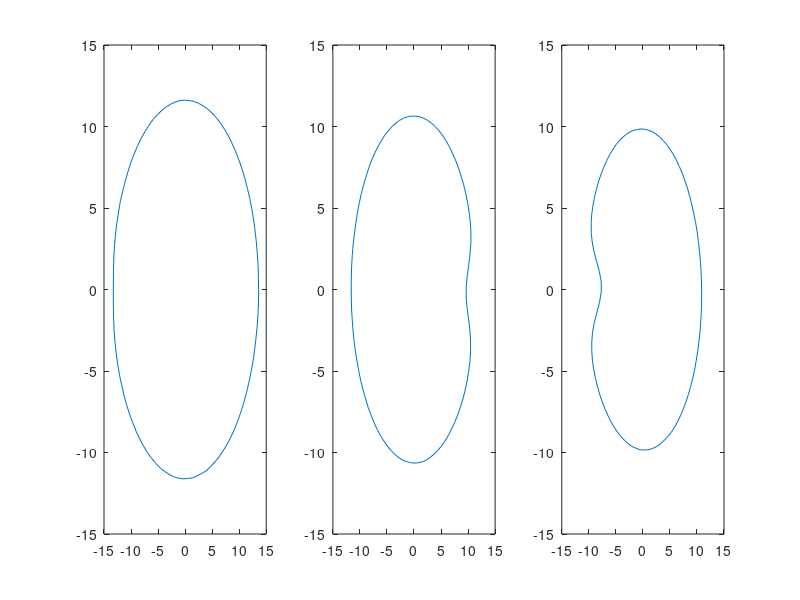

This chart was generated by the following MATLAB code: (Note: this script raises an error after producing the figure.)
% Generate realish looking stalk with synthetic data
%
% Features include 3 segments, upper segments taper, bowed segments,
% full interior, and rotated middle section.
%
% JH 8/8/2018
%
% =================== FROM DR COOK's "synthetic_stalk_sections.m" =====
% parameterized corn stalk cross-section
% Enumerating parameters:
%   - major diameter
%   - minor diameter
%   - notch depth
%   - notch width
%   - amplitude of x-asymmetry
%   - location of x-asymmetry
%   - amplitude of y-asymmetry
%   - location of y-asymmetry
%   - probably should add breadth of x and y asymmetry features.

clear
clc

theta = linspace(0,2*pi,100);
nloc = pi;
m = 1; % multiplier

% Data = [1;
%     24;
%     22.53;
%     23.3;
%     21;
%     0;
%     0;
%     41.08];

for i = 1:3
    
    %     % Basic Geometry
    %     min_diam = unifrnd(15,20);
    %     maj_diam = unifrnd(20,25);
    %    % Notch Geometry
    %     ndepth = unifrnd(0.1,0.25);
    %     nwidth = 1;
    
%     if i == 1     % Segments 1-3 (Bottom)
%         min_diam = 22.53;
%         maj_diam = 24;
%         ndepth = 0;
%         nwidth = 1;
%     elseif i == 2
%         min_diam = 24.84;
%         maj_diam = 26;
%         ndepth = .026;
%         nwidth = 1;
%     else
%         min_diam = 27.11;
%         maj_diam = 29.51;
%         ndepth = .025;
%         nwidth = 1;
%     end
%     

% DEFINE DESIRED GEOMETRY FOR EACH INTERNODE
        if i == 1
            min_diam = 22.6;
            maj_diam = 26.84;
            ndepth = 0.023;
            nwidth = 1;
        elseif i == 2
            min_diam = 21.3;
            maj_diam = 23.75;
            ndepth = .168;
            nwidth = 1;
        else
            min_diam = 19.64;
            maj_diam = 21.15;
            ndepth = .303;
            nwidth = 1;
        end
    
    
    
    min_diam = min_diam*m/2;
    maj_diam = maj_diam*m/2;
    ndepth = ndepth*m;
    
    
    % x-Asymmetry
    aAmp = unifrnd(-0.05,0.05);
    aSym = unifrnd(-pi,pi);
    
    % Random Noise
    noisex = unifrnd(-0.001,0.001,1,100);
    noisey = unifrnd(-0.001,0.001,1,100);
    
    notch = ndepth./cosh(4*(theta/nwidth-nloc)).^2;
    asymmetry = aAmp*sin(theta - aSym);
    
    x = maj_diam*(cos(theta) + noisex + notch + asymmetry);
    
    %if mod(i,2) == 0, x = x*-1; end
    
    % y-Asymmetry
    aAmp = unifrnd(-0.05,0.05);
    aSym = unifrnd(-pi,pi);
    asymmetry = aAmp*sin(theta - aSym);
    
    y = min_diam*(sin(theta) + noisey + asymmetry);
    rindx = unifrnd(0.92,0.94);
    rindy = unifrnd(0.92,0.94);
    
    X(i,:) = x;
    Y(i,:) = y;
end

%========================================================================
alpha = -(2*pi)*.5;         % must be a negative number for the shift function
% to work properly
% rotation matrix reassignment
new = ([X(2,:)' Y(2,:)']) *([cos(alpha) -sin(alpha); sin(alpha) cos(alpha)]);
Y(2,:) = new(:,2)';
X(2,:) = new(:,1)';


% Shift function
% Reassigns index values to compensate for the rotation
shift = round((-100*alpha)/(2*pi));

X2prime = zeros(1,(length(X) + shift));
X2prime((shift+1):end) = X(2,:);
X2prime(1:shift+1) = X2prime((length(X):end));
X2prime = X2prime(1:length(X));
X(2,:) = X2prime;

Y2prime = zeros(1,(length(Y) + shift));
Y2prime((shift+1):end) = Y(2,:);
Y2prime(1:shift+1) = Y2prime((length(Y):end));
Y2prime = Y2prime(1:length(Y));
Y(2,:) = Y2prime;

r = 15;
% Plot cross sections of stalks
hold on
set(gcf, 'Position', [300, 300, 1000, 350])

subplot(1,3,1)
plot(X(1,:),Y(1,:))
xlim([-r r])
ylim([-r r])

subplot(1,3,2)
plot(X(2,:),Y(2,:))
xlim([-r r])
ylim([-r r])

subplot(1,3,3)
plot(X(3,:),Y(3,:))
xlim([-r r])
ylim([-r r])

Xs(1,:) = X(1,:);
Ys(1,:) = Y(1,:);
Xs(1,100) = Xs(1,1);    % Solve the small gap problem
Ys(1,100) = Ys(1,1);

Xs(2,:) = X(2,:);
Ys(2,:) = Y(2,:);
Xs(2,100) = Xs(2,1);
Ys(2,100) = Ys(2,1);

Xs(3,:) = X(3,:);
Ys(3,:) = Y(3,:);
Xs(3,100) = Xs(3,1);
Ys(3,100) = Ys(3,1);

%use for loop to create multiple versions with different internode lengths
% for q=1:2

% Populate matrices (this method relies on the fact that the X and Y coords
% are centered at the origin)
L = 83*m; % internode length
a = L/40; % multiplier

Z = zeros(60,100);

for i = 1:80       % Generate Z vector
    Z(i,:) = i*a; %3*q instead of 4 if you are varying the lengths
end

% First segment
for i = 1:40
    X(i,:) = (.00000125*(i-20)^4 +.95)*Xs(1,:);
    Y(i,:) = (.00000125*(i-20)^4 +.95)*Ys(1,:);
end

% Second Segment

for i = 41:80
    X(i,:) = (.00000125*(i-60)^4 +.9)*Xs(2,:);
    Y(i,:) = (.00000125*(i-60)^4 +.9)*Ys(2,:);
end


% % Third Segment
% 
% for i = 81:120
%     X(i,:) = (.00000125*(i-100)^4 +.85)*Xs(3,:);
%     Y(i,:) = (.00000125*(i-100)^4 +.85)*Ys(3,:);
% end

% % This block is necessary because of the nature of the STL writer.
% % In the stitching process, it will make triangle connections from one
% % index to the other.  The first 60 indices are responsible for the
% % exterior where the generator works upwards.  The next 60 indices must
% % work from 'top to bottom'
% flipper = flip(Z);
% Z(61:120,:) = flipper;
% 
% X(61:120,:) = zeros;
% flipper = flip(X(1:60,:));
% X(61:120,:) = .8*flipper;
% 
% Y(61:120,:) = zeros;
% flipper = flip(Y(1:60,:));
% Y(61:120,:) = .8*flipper;
% 
% Z(121,:) = 4;
% X(121,:) = X(1,:);
% Y(121,:) = Y(1,:);

% also note the necessity of duplicate points to finish the stitching

surf2stl_V1('stalk.stl',X,Y,Z)

%     %writes the STL
%     if q==1
%         surf2stl_V1('qTest1.stl',X,Y,Z)
%     else
%         surf2stl_V1('qTest2.stl',X,Y,Z)
%     end
% end
% to write to different stls and complete the loop for multiple
% internode lengths of the same geometry cross-section
